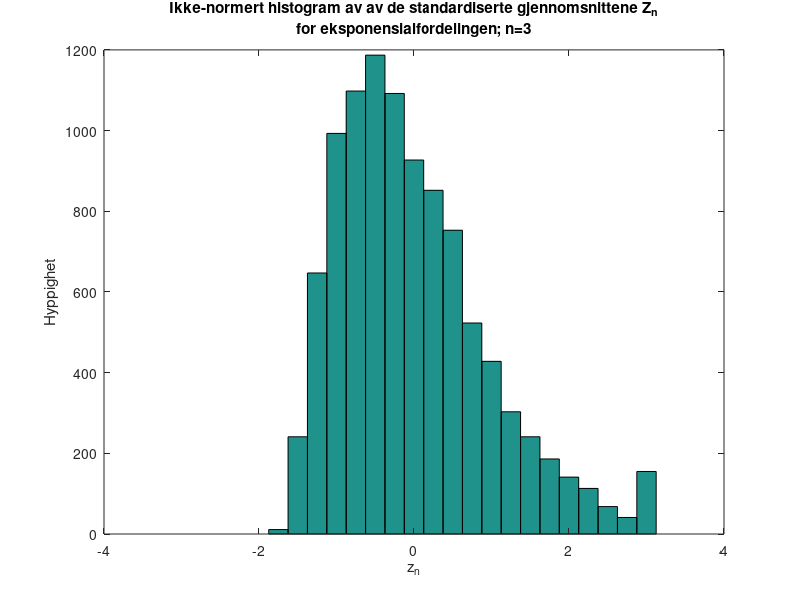
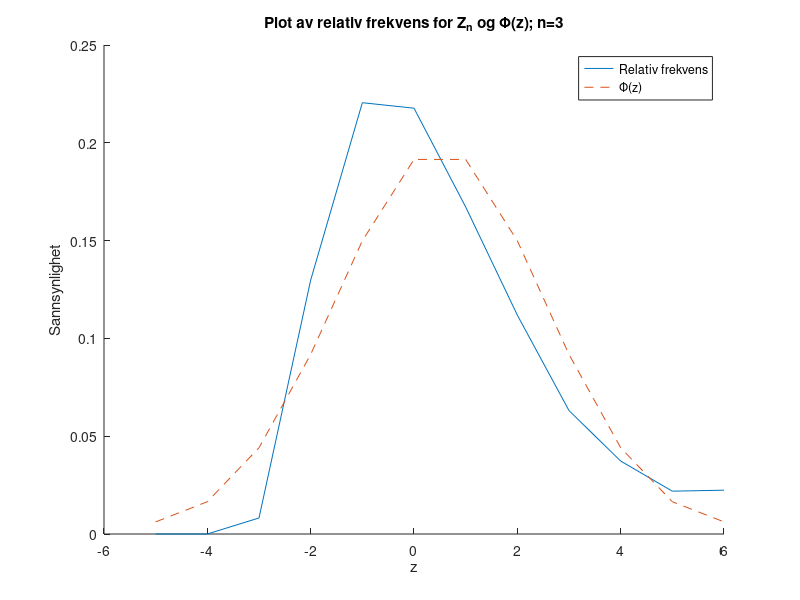
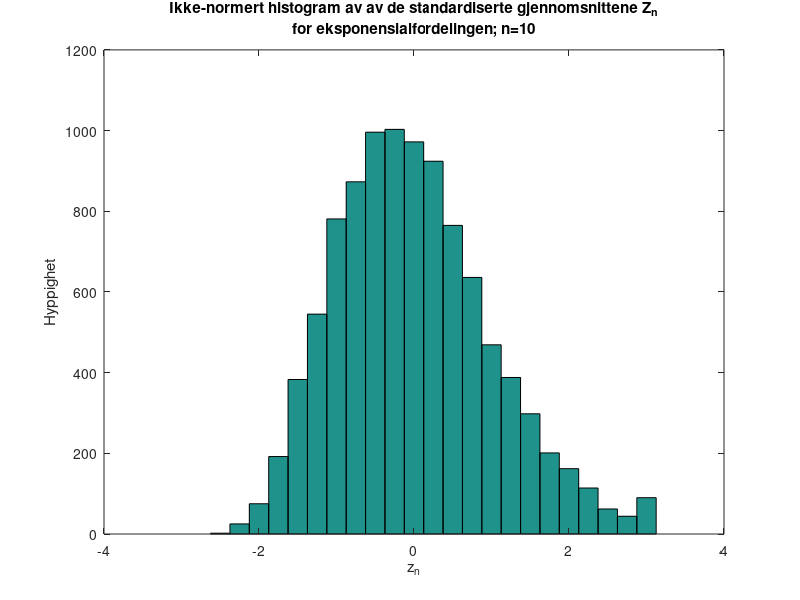
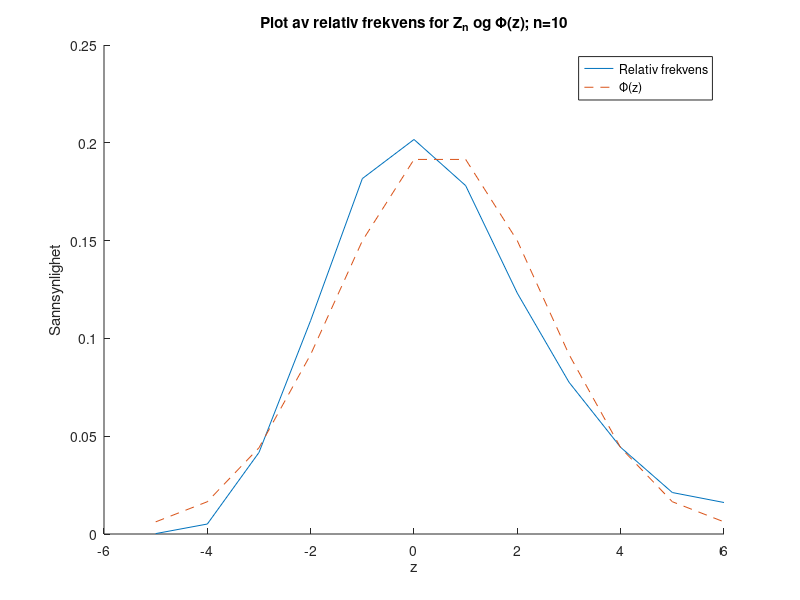

MATLAB code to generate these figures, in order:
clear all;
n = [3 10 30];
mu = [0.5 1.0 0.5];
sigma = [1/(2*sqrt(3)) 1.0 0.5];
int = [-Inf, -2.5, -2, -1.5, -1, -0.5, 0, 0.5, 1, 1.5, 2, 2.5, Inf];
Z_normcdf = [0.0062 0.0165 0.0441 0.0918 0.1499 0.1915...
    0.1915 0.1499 0.0918 0.0441 0.0165 0.0062];

% for i = 1:3
%     X_unifrnd = unifrnd(0,1,n(i),10000);
%     meanX= mean(X_unifrnd);
%     Z = sqrt(n(i))*(meanX-mu(1))/sigma(1);   
%     figure
%     hist(Z,-3:0.25:3)
%     xlabel('z_n')
%     ylabel('Hyppighet')
%     title({'Ikke-normert histogram av av de standardiserte gjennomsnittene Z_n';...
%         ['for den uniforme fordelingen; n=', num2str(n(i))]})
%     
%     figure
%     hold on
%     ant = histc(Z, int);
%     relfrekv = ant(1:12)/10000;
%     length(relfrekv)
%     plot(-5:6,relfrekv), plot(-5:6,Z_normcdf,'--')
%     legend('Relativ frekvens','\Phi(z)')
%     xlabel('z')
%     ylabel('Sannsynlighet')
%     title(['Plot av relativ frekvens for Z_n og \Phi(z); n=', num2str(n(i))])
%     hold off
% end  

for i = 1:3
    X_exprnd = exprnd(1,n(i),10000);
    meanX= mean(X_exprnd);
    Z = sqrt(n(i))*(meanX-mu(2))/sigma(2);
    figure
    hist(Z,-3:0.25:3)
    xlabel('z_n')
    ylabel('Hyppighet')
    title({'Ikke-normert histogram av av de standardiserte gjennomsnittene Z_n';...
        ['for eksponensialfordelingen; n=', num2str(n(i))]});
    
    figure
    hold on
    ant = histc(Z, int);
    relfrekv = ant(1:12)/10000;
    plot(-5:6,relfrekv), plot(-5:6,Z_normcdf,'--')
    legend('Relativ frekvens','\Phi(z)')
    xlabel('z')
    ylabel('Sannsynlighet')
    title(['Plot av relativ frekvens for Z_n og \Phi(z); n=', num2str(n(i))])
    hold off
end 

for i = 1:3
    X_binornd = binornd(1,0.5,n(i),10000);
    meanX= mean(X_binornd);
    Z = sqrt(n(i))*(meanX-mu(3))/sigma(3);
    figure
    hist(Z,-3:0.25:3)
    xlabel('z_n')
    ylabel('Hyppighet')
    title({'Ikke-normert histogram av av de standardiserte gjennomsnittene Z_n';...
        ['for Bernoulli-fordelingen; n=', num2str(n(i))]})

    figure
    hold on
    ant = histc(Z, int);
    relfrekv = ant(1:12)/10000;
    plot(-5:6,relfrekv), plot(-5:6,Z_normcdf,'--')
    legend('Relativ frekvens','\Phi(z)')
    xlabel('z')
    ylabel('Sannsynlighet')
    title(['Plot av relativ frekvens for Z_n og \Phi(z); n=', num2str(n(i))])
    hold off
end 